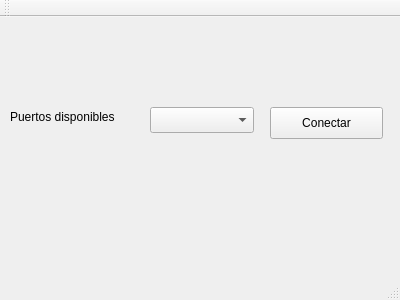
<?xml version="1.0" encoding="UTF-8"?>
<ui version="4.0">
 <class>MainWindow</class>
 <widget class="QMainWindow" name="MainWindow">
  <property name="geometry">
   <rect>
    <x>0</x>
    <y>0</y>
    <width>400</width>
    <height>300</height>
   </rect>
  </property>
  <property name="windowTitle">
   <string>MainWindow</string>
  </property>
  <widget class="QWidget" name="centralWidget">
   <widget class="QComboBox" name="comboBox">
    <property name="geometry">
     <rect>
      <x>150</x>
      <y>90</y>
      <width>104</width>
      <height>26</height>
     </rect>
    </property>
   </widget>
   <widget class="QLabel" name="label">
    <property name="geometry">
     <rect>
      <x>10</x>
      <y>90</y>
      <width>121</width>
      <height>20</height>
     </rect>
    </property>
    <property name="text">
     <string>Puertos disponibles</string>
    </property>
   </widget>
   <widget class="QPushButton" name="pushButton">
    <property name="geometry">
     <rect>
      <x>270</x>
      <y>90</y>
      <width>113</width>
      <height>32</height>
     </rect>
    </property>
    <property name="text">
     <string>Conectar</string>
    </property>
   </widget>
  </widget>
  <widget class="QMenuBar" name="menuBar">
   <property name="geometry">
    <rect>
     <x>0</x>
     <y>0</y>
     <width>400</width>
     <height>22</height>
    </rect>
   </property>
  </widget>
  <widget class="QToolBar" name="mainToolBar">
   <attribute name="toolBarArea">
    <enum>TopToolBarArea</enum>
   </attribute>
   <attribute name="toolBarBreak">
    <bool>false</bool>
   </attribute>
  </widget>
  <widget class="QStatusBar" name="statusBar"/>
 </widget>
 <layoutdefault spacing="6" margin="11"/>
 <resources/>
 <connections/>
</ui>
